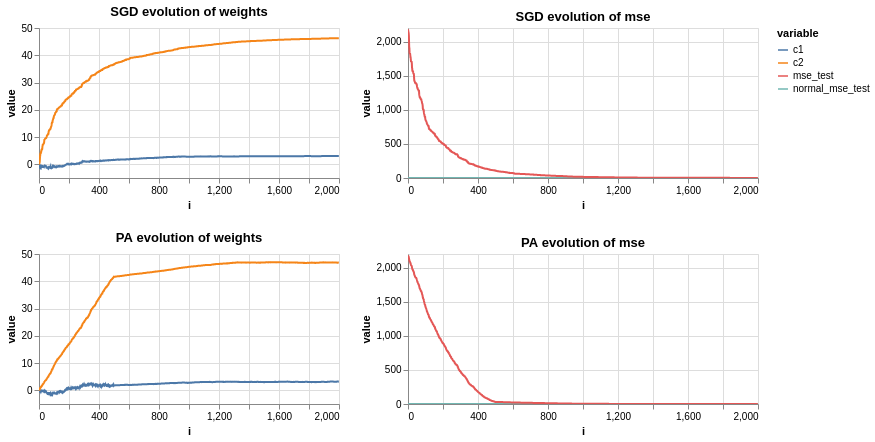

Notebook code for this chart:
### Code cell
alt.data_transformers.disable_max_rows()

pltr1 = (pd.melt(df_stats[['i', 'c1', 'c2']], id_vars=["i"]))
pltr2 = (pd.melt(df_stats[['i', 'normal_mse_test', 'mse_test']], id_vars=["i"]))

q1 = (alt.Chart(pltr1, title='PA evolution of weights')
        .mark_line()
        .encode(x='i', y='value', color='variable', tooltip=['i', 'value', 'variable'])
        .properties(width=300, height=150)
        .interactive())

q2 = (alt.Chart(pltr2, title='PA evolution of mse')
        .mark_line()
        .encode(x='i', y='value', color='variable', tooltip=['i', 'value', 'variable'])
        .properties(width=350, height=150)
        .interactive())

(p1 | p2) & (q1 | q2)

### Figure 1 — Vega-Lite specification as saved in the notebook (floating-point values rounded to 4 significant figures; data arrays with more than 128 entries replaced by an {"elided": "..."} marker saying what was removed)
{"config": {"view": {"continuousWidth": 400, "continuousHeight": 300}}, "vconcat": [{"hconcat": [{"data": {"name": "data-9317c761d4e4b80e2b5461d481ac70a4"}, "mark": "line", "encoding": {"color": {"type": "nominal", "field": "variable"}, "tooltip": [{"type": "quantitative", "field": "i"}, {"type": "quantitative", "field": "value"}, {"type": "nominal", "field": "variable"}], "x": {"type": "quantitative", "field": "i"}, "y": {"type": "quantitative", "field": "value"}}, "height": 150, "selection": {"selector011": {"type": "interval", "bind": "scales", "encodings": ["x", "y"]}}, "title": "SGD evolution of weights", "width": 300}, {"data": {"name": "data-a7804d205ec2ddb293c5c229ce14cd06"}, "mark": "line", "encoding": {"color": {"type": "nominal", "field": "variable"}, "tooltip": [{"type": "quantitative", "field": "i"}, {"type": "quantitative", "field": "value"}, {"type": "nominal", "field": "variable"}], "x": {"type": "quantitative", "field": "i"}, "y": {"type": "quantitative", "field": "value"}}, "height": 150, "selection": {"selector012": {"type": "interval", "bind": "scales", "encodings": ["x", "y"]}}, "title": "SGD evolution of mse", "width": 350}]}, {"hconcat": [{"data": {"name": "data-24423710840e3a65a9ca3134ebf2bcb3"}, "mark": "line", "encoding": {"color": {"type": "nominal", "field": "variable"}, "tooltip": [{"type": "quantitative", "field": "i"}, {"type": "quantitative", "field": "value"}, {"type": "nominal", "field": "variable"}], "x": {"type": "quantitative", "field": "i"}, "y": {"type": "quantitative", "field": "value"}}, "height": 150, "selection": {"selector043": {"type": "interval", "bind": "scales", "encodings": ["x", "y"]}}, "title": "PA evolution of weights", "width": 300}, {"data": {"name": "data-efb606c564cd1e2e47ad33dbf1efa67b"}, "mark": "line", "encoding": {"color": {"type": "nominal", "field": "variable"}, "tooltip": [{"type": "quantitative", "field": "i"}, {"type": "quantitative", "field": "value"}, {"type": "nominal", "field": "variable"}], "x": {"type": "quantitative", "field": "i"}, "y": {"type": "quantitative", "field": "value"}}, "height": 150, "selection": {"selector044": {"type": "interval", "bind": "scales", "encodings": ["x", "y"]}}, "title": "PA evolution of mse", "width": 350}]}], "$schema": "https://vega.github.io/schema/vega-lite/v4.8.1.json", "datasets": {"data-9317c761d4e4b80e2b5461d481ac70a4": {"elided": "4000 records"}, "data-a7804d205ec2ddb293c5c229ce14cd06": {"elided": "4000 records"}, "data-24423710840e3a65a9ca3134ebf2bcb3": {"elided": "4000 records"}, "data-efb606c564cd1e2e47ad33dbf1efa67b": {"elided": "4000 records"}}}
